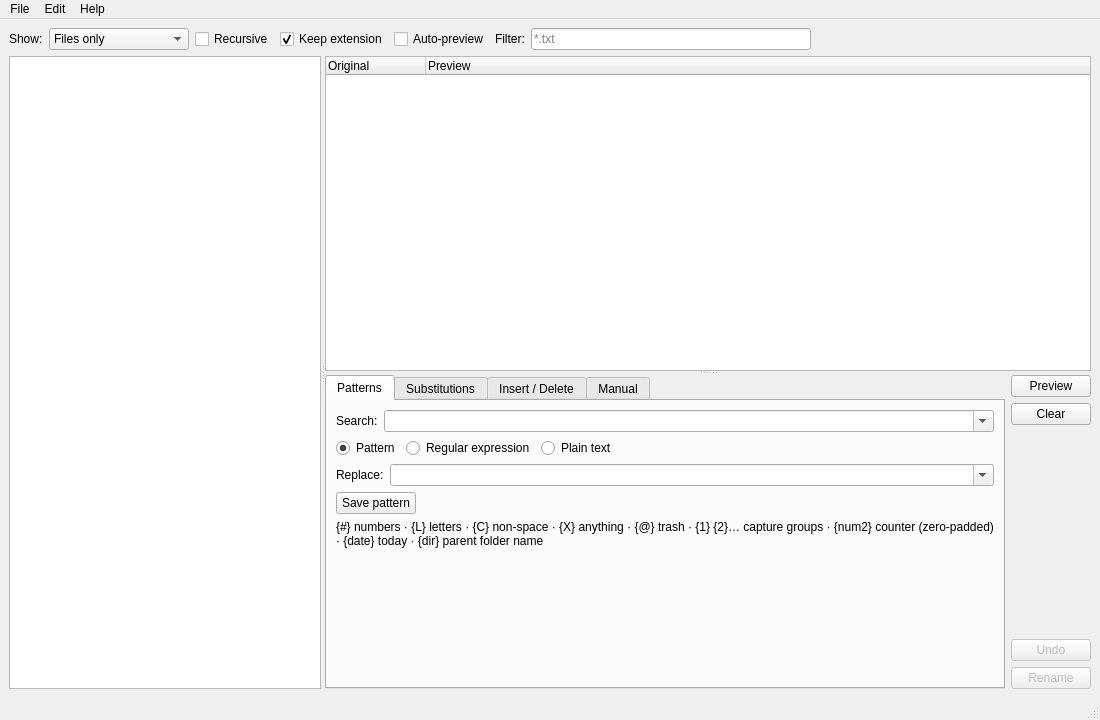
<?xml version="1.0" encoding="UTF-8"?>
<ui version="4.0">
 <class>MainWindow</class>
 <widget class="QMainWindow" name="MainWindow">
  <property name="geometry">
   <rect><x>0</x><y>0</y><width>1100</width><height>720</height></rect>
  </property>
  <property name="minimumSize">
   <size><width>900</width><height>600</height></size>
  </property>
  <property name="windowTitle">
   <string>PBRenamer</string>
  </property>

  <widget class="QWidget" name="centralwidget">
   <layout class="QVBoxLayout" name="verticalLayout" stretch="0,1">

    <!-- ── Options bar ──────────────────────────────────────────────── -->
    <item>
     <layout class="QHBoxLayout" name="optionsLayout">
      <item>
       <widget class="QLabel" name="lblShow">
        <property name="text"><string>Show:</string></property>
       </widget>
      </item>
      <item>
       <widget class="QComboBox" name="cmbMode">
        <property name="toolTip"><string>Choose which entries to list</string></property>
        <property name="statusTip"><string>List files only, directories only, or both</string></property>
        <item><property name="text"><string>Files only</string></property></item>
        <item><property name="text"><string>Directories only</string></property></item>
        <item><property name="text"><string>Files and directories</string></property></item>
       </widget>
      </item>
      <item>
       <widget class="QCheckBox" name="chkRecursive">
        <property name="text"><string>Recursive</string></property>
        <property name="toolTip"><string>Include all subdirectories</string></property>
        <property name="statusTip"><string>When checked, files from all subdirectories are listed</string></property>
       </widget>
      </item>
      <item>
       <widget class="QCheckBox" name="chkKeepExtension">
        <property name="text"><string>Keep extension</string></property>
        <property name="checked"><bool>true</bool></property>
        <property name="toolTip"><string>Preserve the file extension</string></property>
        <property name="statusTip"><string>Apply transformations to the file stem only, leaving the extension unchanged</string></property>
       </widget>
      </item>
      <item>
       <widget class="QCheckBox" name="chkAutoPreview">
        <property name="text"><string>Auto-preview</string></property>
        <property name="toolTip"><string>Refresh the preview automatically</string></property>
        <property name="statusTip"><string>Recompute the preview each time the pattern or options change</string></property>
       </widget>
      </item>
      <item>
       <widget class="QLabel" name="lblFilter">
        <property name="text"><string>Filter:</string></property>
       </widget>
      </item>
      <item>
       <widget class="QLineEdit" name="edtFilter">
        <property name="placeholderText"><string>*.txt</string></property>
        <property name="maximumWidth"><number>160</number></property>
        <property name="toolTip"><string>Glob pattern to filter the file list</string></property>
        <property name="statusTip"><string>Only files matching this glob pattern are listed (e.g. *.txt, image_*)</string></property>
       </widget>
      </item>
      <item>
       <spacer name="hSpacer2">
        <property name="orientation"><enum>Qt::Horizontal</enum></property>
        <property name="sizeHint" stdset="0">
         <size><width>20</width><height>20</height></size>
        </property>
       </spacer>
      </item>
     </layout>
    </item>

    <!-- ── Main splitter (left tree | right panel) ─────────────────── -->
    <item>
     <widget class="QSplitter" name="splitterMain">
      <property name="orientation"><enum>Qt::Horizontal</enum></property>

      <!-- Left: directory tree -->
      <widget class="QTreeView" name="treeDirectory">
       <property name="minimumWidth"><number>180</number></property>
       <property name="headerHidden"><bool>true</bool></property>
       <property name="toolTip"><string>Browse the filesystem</string></property>
       <property name="statusTip"><string>Select a directory to list its contents in the panel on the right</string></property>
      </widget>

      <!-- Right: vertical splitter (file list | bottom panel) -->
      <widget class="QSplitter" name="splitterRight">
       <property name="orientation"><enum>Qt::Vertical</enum></property>

       <!-- File list: Original | Preview -->
       <widget class="QTreeWidget" name="tblFiles">
        <property name="selectionMode"><enum>QAbstractItemView::ExtendedSelection</enum></property>
        <property name="alternatingRowColors"><bool>true</bool></property>
        <property name="rootIsDecorated"><bool>false</bool></property>
        <property name="sortingEnabled"><bool>false</bool></property>
        <property name="toolTip"><string>Files to be renamed</string></property>
        <property name="statusTip"><string>Select rows to restrict operations to those files; leave unselected to apply to all</string></property>
        <column>
         <property name="text"><string>Original</string></property>
        </column>
        <column>
         <property name="text"><string>Preview</string></property>
        </column>
       </widget>

       <!-- Bottom panel: tab widget + action buttons -->
       <widget class="QWidget" name="bottomPanel">
        <layout class="QHBoxLayout" name="bottomLayout">
         <property name="leftMargin"><number>0</number></property>
         <property name="topMargin"><number>0</number></property>
         <property name="rightMargin"><number>0</number></property>
         <property name="bottomMargin"><number>0</number></property>
         <item>

          <!-- Tab widget -->
          <widget class="QTabWidget" name="tabWidget">
           <property name="currentIndex"><number>0</number></property>

           <!-- Tab 0: Patterns -->
           <widget class="QWidget" name="tabPatterns">
            <attribute name="title"><string>Patterns</string></attribute>
            <layout class="QVBoxLayout" name="layoutPatterns">
             <item>
              <layout class="QHBoxLayout">
               <item>
                <widget class="QLabel">
                 <property name="text"><string>Search:</string></property>
                 <property name="minimumWidth"><number>60</number></property>
                </widget>
               </item>
               <item>
                <widget class="QComboBox" name="cmbPatternSearch">
                 <property name="editable"><bool>true</bool></property>
                 <property name="sizePolicy">
                  <sizepolicy hsizetype="Expanding" vsizetype="Fixed">
                   <horstretch>1</horstretch><verstretch>0</verstretch>
                  </sizepolicy>
                 </property>
                 <property name="toolTip"><string>Search pattern</string></property>
                 <property name="statusTip"><string>Pattern to match against file names. Use tokens: {#} numbers, {L} letters, {C} non-space, {X} anything</string></property>
                </widget>
               </item>
              </layout>
             </item>
             <item>
              <layout class="QHBoxLayout">
               <item>
                <widget class="QRadioButton" name="radPattern">
                 <property name="text"><string>Pattern</string></property>
                 <property name="checked"><bool>true</bool></property>
                 <property name="toolTip"><string>Search using pattern tokens</string></property>
                 <property name="statusTip"><string>Match file names using pattern tokens ({#}, {L}, {X}…)</string></property>
                </widget>
               </item>
               <item>
                <widget class="QRadioButton" name="radRegex">
                 <property name="text"><string>Regular expression</string></property>
                 <property name="toolTip"><string>Search using a Python regular expression</string></property>
                 <property name="statusTip"><string>Match file names using a Python regular expression; use \1 \2… for backreferences in the replacement</string></property>
                </widget>
               </item>
               <item>
                <widget class="QRadioButton" name="radPlainText">
                 <property name="text"><string>Plain text</string></property>
                 <property name="toolTip"><string>Search for a literal string</string></property>
                 <property name="statusTip"><string>Match file names by looking for the search text as a literal string</string></property>
                </widget>
               </item>
               <item>
                <spacer>
                 <property name="orientation"><enum>Qt::Horizontal</enum></property>
                 <property name="sizeHint" stdset="0">
                  <size><width>40</width><height>20</height></size>
                 </property>
                </spacer>
               </item>
              </layout>
             </item>
             <item>
              <layout class="QHBoxLayout">
               <item>
                <widget class="QLabel">
                 <property name="text"><string>Replace:</string></property>
                 <property name="minimumWidth"><number>60</number></property>
                </widget>
               </item>
               <item>
                <widget class="QComboBox" name="cmbPatternDest">
                 <property name="editable"><bool>true</bool></property>
                 <property name="sizePolicy">
                  <sizepolicy hsizetype="Expanding" vsizetype="Fixed">
                   <horstretch>1</horstretch><verstretch>0</verstretch>
                  </sizepolicy>
                 </property>
                 <property name="toolTip"><string>Replacement pattern</string></property>
                 <property name="statusTip"><string>Replacement pattern. Use {1} {2}… for capture groups, {num} for a counter, {date} for today's date, {dir} for the parent folder name</string></property>
                </widget>
               </item>
              </layout>
             </item>
             <item>
              <layout class="QHBoxLayout">
               <item>
                <widget class="QPushButton" name="btnSavePattern">
                 <property name="text"><string>Save pattern</string></property>
                 <property name="toolTip"><string>Save this pattern pair to the history</string></property>
                 <property name="statusTip"><string>Add the current search and replace patterns to the drop-down history for reuse</string></property>
                </widget>
               </item>
               <item>
                <spacer>
                 <property name="orientation"><enum>Qt::Horizontal</enum></property>
                 <property name="sizeHint" stdset="0">
                  <size><width>40</width><height>20</height></size>
                 </property>
                </spacer>
               </item>
              </layout>
             </item>
             <item>
              <widget class="QLabel" name="lblPatternHelp">
               <property name="text">
                <string>{#} numbers · {L} letters · {C} non-space · {X} anything · {@} trash · {1} {2}… capture groups · {num2} counter (zero-padded) · {date} today · {dir} parent folder name</string>
               </property>
               <property name="wordWrap"><bool>true</bool></property>
              </widget>
             </item>
             <item>
              <spacer>
               <property name="orientation"><enum>Qt::Vertical</enum></property>
               <property name="sizeHint" stdset="0">
                <size><width>20</width><height>5</height></size>
               </property>
              </spacer>
             </item>
            </layout>
           </widget>

           <!-- Tab 1: Substitutions -->
           <widget class="QWidget" name="tabSubstitutions">
            <attribute name="title"><string>Substitutions</string></attribute>
            <layout class="QVBoxLayout" name="layoutSubstitutions">
             <item>
              <layout class="QHBoxLayout">
               <item>
                <widget class="QGroupBox" name="grpSpaces">
                 <property name="title"><string>Spaces</string></property>
                 <layout class="QHBoxLayout">
                  <item>
                   <widget class="QComboBox" name="cmbSpaces">
                    <property name="toolTip"><string>Separator substitution mode</string></property>
                    <property name="statusTip"><string>Choose which separator characters to convert</string></property>
                    <item><property name="text"><string>Spaces → underscores</string></property></item>
                    <item><property name="text"><string>Underscores → spaces</string></property></item>
                    <item><property name="text"><string>Spaces → dots</string></property></item>
                    <item><property name="text"><string>Dots → spaces</string></property></item>
                    <item><property name="text"><string>Spaces → dashes</string></property></item>
                    <item><property name="text"><string>Dashes → spaces</string></property></item>
                   </widget>
                  </item>
                  <item>
                   <widget class="QPushButton" name="btnApplySpaces">
                    <property name="text"><string>Apply</string></property>
                    <property name="toolTip"><string>Apply separator substitution</string></property>
                    <property name="statusTip"><string>Apply the selected separator substitution to the file list preview</string></property>
                   </widget>
                  </item>
                 </layout>
                </widget>
               </item>
               <item>
                <widget class="QGroupBox" name="grpCaps">
                 <property name="title"><string>Capitalization</string></property>
                 <layout class="QHBoxLayout">
                  <item>
                   <widget class="QComboBox" name="cmbCaps">
                    <property name="toolTip"><string>Capitalization mode</string></property>
                    <property name="statusTip"><string>Choose how to change the case of file names</string></property>
                    <item><property name="text"><string>UPPERCASE</string></property></item>
                    <item><property name="text"><string>lowercase</string></property></item>
                    <item><property name="text"><string>Capitalize first letter</string></property></item>
                    <item><property name="text"><string>Title Case</string></property></item>
                   </widget>
                  </item>
                  <item>
                   <widget class="QPushButton" name="btnApplyCaps">
                    <property name="text"><string>Apply</string></property>
                    <property name="toolTip"><string>Apply capitalization</string></property>
                    <property name="statusTip"><string>Apply the selected capitalization mode to the file list preview</string></property>
                   </widget>
                  </item>
                 </layout>
                </widget>
               </item>
              </layout>
             </item>
             <item>
              <layout class="QHBoxLayout">
               <item>
                <widget class="QPushButton" name="btnRemoveAccents">
                 <property name="text"><string>Remove accents</string></property>
                 <property name="toolTip"><string>Strip diacritical marks</string></property>
                 <property name="statusTip"><string>Convert accented characters to their ASCII equivalents (é→e, ü→u, etc.)</string></property>
                </widget>
               </item>
               <item>
                <widget class="QPushButton" name="btnRemoveDuplicates">
                 <property name="text"><string>Remove duplicate separators</string></property>
                 <property name="toolTip"><string>Collapse consecutive separators</string></property>
                 <property name="statusTip"><string>Collapse runs of identical separator characters (spaces, dots, dashes, underscores) into one</string></property>
                </widget>
               </item>
               <item>
                <spacer>
                 <property name="orientation"><enum>Qt::Horizontal</enum></property>
                 <property name="sizeHint" stdset="0">
                  <size><width>40</width><height>20</height></size>
                 </property>
                </spacer>
               </item>
              </layout>
             </item>
             <item>
              <spacer>
               <property name="orientation"><enum>Qt::Vertical</enum></property>
               <property name="sizeHint" stdset="0">
                <size><width>20</width><height>5</height></size>
               </property>
              </spacer>
             </item>
            </layout>
           </widget>

           <!-- Tab 2: Insert / Delete -->
           <widget class="QWidget" name="tabInsertDelete">
            <attribute name="title"><string>Insert / Delete</string></attribute>
            <layout class="QVBoxLayout" name="layoutInsertDelete">
             <item>
              <widget class="QGroupBox" name="grpInsert">
               <property name="title"><string>Insert</string></property>
               <layout class="QHBoxLayout">
                <item>
                 <widget class="QLabel">
                  <property name="text"><string>Text:</string></property>
                 </widget>
                </item>
                <item>
                 <widget class="QLineEdit" name="edtInsertText">
                  <property name="sizePolicy">
                   <sizepolicy hsizetype="Expanding" vsizetype="Fixed">
                    <horstretch>1</horstretch><verstretch>0</verstretch>
                   </sizepolicy>
                  </property>
                  <property name="toolTip"><string>Text to insert</string></property>
                  <property name="statusTip"><string>Characters to insert into each file name at the specified position</string></property>
                 </widget>
                </item>
                <item>
                 <widget class="QLabel">
                  <property name="text"><string>at position:</string></property>
                 </widget>
                </item>
                <item>
                 <widget class="QSpinBox" name="spnInsertPos">
                  <property name="minimum"><number>0</number></property>
                  <property name="maximum"><number>9999</number></property>
                  <property name="toolTip"><string>Character position (0 = start)</string></property>
                  <property name="statusTip"><string>Zero-based character index at which to insert the text; use a high value to append</string></property>
                 </widget>
                </item>
                <item>
                 <widget class="QPushButton" name="btnInsert">
                  <property name="text"><string>Apply</string></property>
                  <property name="toolTip"><string>Apply insertion</string></property>
                  <property name="statusTip"><string>Insert the given text at the specified position in the file list preview</string></property>
                 </widget>
                </item>
               </layout>
              </widget>
             </item>
             <item>
              <widget class="QGroupBox" name="grpDelete">
               <property name="title"><string>Delete</string></property>
               <layout class="QHBoxLayout">
                <item>
                 <widget class="QLabel">
                  <property name="text"><string>From position:</string></property>
                 </widget>
                </item>
                <item>
                 <widget class="QSpinBox" name="spnDeleteFrom">
                  <property name="minimum"><number>0</number></property>
                  <property name="maximum"><number>9999</number></property>
                  <property name="toolTip"><string>Start of the range to delete (0 = first character)</string></property>
                  <property name="statusTip"><string>Index of the first character to delete (zero-based, inclusive)</string></property>
                 </widget>
                </item>
                <item>
                 <widget class="QLabel">
                  <property name="text"><string>to:</string></property>
                 </widget>
                </item>
                <item>
                 <widget class="QSpinBox" name="spnDeleteTo">
                  <property name="minimum"><number>0</number></property>
                  <property name="maximum"><number>9999</number></property>
                  <property name="toolTip"><string>End of the range to delete (inclusive)</string></property>
                  <property name="statusTip"><string>Index of the last character to delete (zero-based, inclusive)</string></property>
                 </widget>
                </item>
                <item>
                 <widget class="QPushButton" name="btnDelete">
                  <property name="text"><string>Apply</string></property>
                  <property name="toolTip"><string>Apply deletion</string></property>
                  <property name="statusTip"><string>Delete the specified character range from each name in the file list preview</string></property>
                 </widget>
                </item>
               </layout>
              </widget>
             </item>
             <item>
              <spacer>
               <property name="orientation"><enum>Qt::Vertical</enum></property>
               <property name="sizeHint" stdset="0">
                <size><width>20</width><height>5</height></size>
               </property>
              </spacer>
             </item>
            </layout>
           </widget>

           <!-- Tab 3: Manual -->
           <widget class="QWidget" name="tabManual">
            <attribute name="title"><string>Manual</string></attribute>
            <layout class="QVBoxLayout" name="layoutManual">
             <item>
              <layout class="QHBoxLayout">
               <item>
                <widget class="QLabel">
                 <property name="text"><string>New name for selected file:</string></property>
                </widget>
               </item>
               <item>
                <widget class="QLineEdit" name="edtManualName">
                 <property name="sizePolicy">
                  <sizepolicy hsizetype="Expanding" vsizetype="Fixed">
                   <horstretch>1</horstretch><verstretch>0</verstretch>
                  </sizepolicy>
                 </property>
                 <property name="toolTip"><string>New name for the selected file</string></property>
                 <property name="statusTip"><string>Type the new name for the currently selected file, then click Apply</string></property>
                </widget>
               </item>
               <item>
                <widget class="QPushButton" name="btnApplyManual">
                 <property name="text"><string>Apply</string></property>
                 <property name="toolTip"><string>Set the preview name for the selected file</string></property>
                 <property name="statusTip"><string>Apply the typed name as the preview for the currently selected file</string></property>
                </widget>
               </item>
              </layout>
             </item>
             <item>
              <spacer>
               <property name="orientation"><enum>Qt::Vertical</enum></property>
               <property name="sizeHint" stdset="0">
                <size><width>20</width><height>5</height></size>
               </property>
              </spacer>
             </item>
            </layout>
           </widget>

          </widget><!-- /tabWidget -->
         </item>

         <!-- Action buttons (vertical bar on the right of the tabs) -->
         <item>
          <layout class="QVBoxLayout" name="actionButtonsLayout">
           <item>
            <widget class="QPushButton" name="btnPreview">
             <property name="text"><string>Preview</string></property>
             <property name="toolTip"><string>Compute rename preview</string></property>
             <property name="statusTip"><string>Apply the current pattern to all listed files and show the result in the Preview column</string></property>
            </widget>
           </item>
           <item>
            <widget class="QPushButton" name="btnClearPreview">
             <property name="text"><string>Clear</string></property>
             <property name="toolTip"><string>Clear the preview</string></property>
             <property name="statusTip"><string>Remove all preview values from the Preview column</string></property>
            </widget>
           </item>
           <item>
            <spacer name="vSpacerActions">
             <property name="orientation"><enum>Qt::Vertical</enum></property>
             <property name="sizeHint" stdset="0">
              <size><width>20</width><height>40</height></size>
             </property>
            </spacer>
           </item>
           <item>
            <widget class="QPushButton" name="btnUndo">
             <property name="enabled"><bool>false</bool></property>
             <property name="text"><string>Undo</string></property>
             <property name="toolTip"><string>Undo last rename batch</string></property>
             <property name="statusTip"><string>Reverse the last batch of renames performed on disk</string></property>
            </widget>
           </item>
           <item>
            <widget class="QPushButton" name="btnRename">
             <property name="enabled"><bool>false</bool></property>
             <property name="text"><string>Rename</string></property>
             <property name="toolTip"><string>Apply renames on disk</string></property>
             <property name="statusTip"><string>Permanently rename all files shown in the Preview column (only enabled when there are no conflicts)</string></property>
            </widget>
           </item>
          </layout>
         </item>

        </layout>
       </widget><!-- /bottomPanel -->

      </widget><!-- /splitterRight -->
     </widget><!-- /splitterMain -->
    </item>

   </layout>
  </widget><!-- /centralwidget -->

  <widget class="QStatusBar" name="statusbar"/>

  <widget class="QMenuBar" name="menubar">
   <property name="geometry">
    <rect><x>0</x><y>0</y><width>1100</width><height>30</height></rect>
   </property>
   <widget class="QMenu" name="menuFile">
    <property name="title"><string>File</string></property>
    <addaction name="actionOpenFolder"/>
    <addaction name="separator"/>
    <addaction name="actionQuit"/>
   </widget>
   <widget class="QMenu" name="menuEdit">
    <property name="title"><string>Edit</string></property>
    <addaction name="actionSettings"/>
   </widget>
   <widget class="QMenu" name="menuHelp">
    <property name="title"><string>Help</string></property>
    <addaction name="actionAbout"/>
   </widget>
   <addaction name="menuFile"/>
   <addaction name="menuEdit"/>
   <addaction name="menuHelp"/>
  </widget>

  <action name="actionOpenFolder">
   <property name="text"><string>Open folder…</string></property>
   <property name="shortcut"><string>Ctrl+O</string></property>
   <property name="toolTip"><string>Open a folder</string></property>
   <property name="statusTip"><string>Open a directory chooser and navigate the tree to the selected folder</string></property>
  </action>
  <action name="actionQuit">
   <property name="text"><string>Quit</string></property>
   <property name="shortcut"><string>Ctrl+Q</string></property>
   <property name="toolTip"><string>Quit PBRenamer</string></property>
   <property name="statusTip"><string>Exit the application</string></property>
  </action>
  <action name="actionSettings">
   <property name="text"><string>Settings…</string></property>
   <property name="toolTip"><string>Open settings</string></property>
   <property name="statusTip"><string>Configure language and other preferences</string></property>
  </action>
  <action name="actionAbout">
   <property name="text"><string>About PBRenamer</string></property>
   <property name="toolTip"><string>About this application</string></property>
   <property name="statusTip"><string>Show version and license information</string></property>
  </action>

 </widget>
 <resources/>
 <connections/>
</ui>
